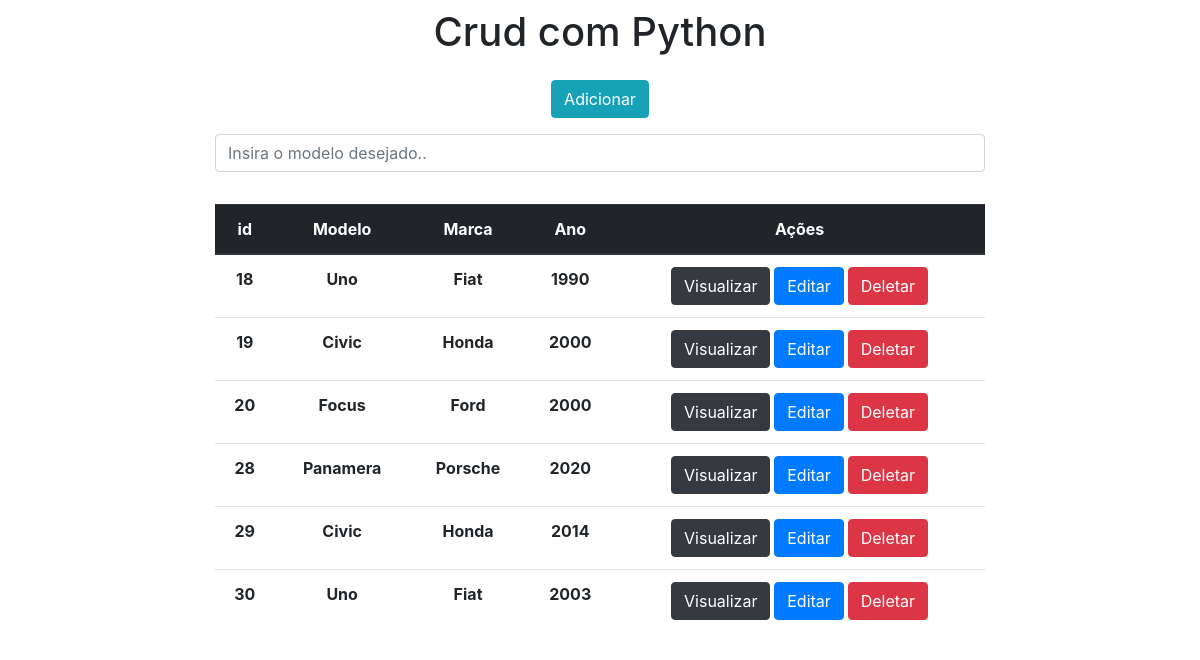
Before: / with the older database file.
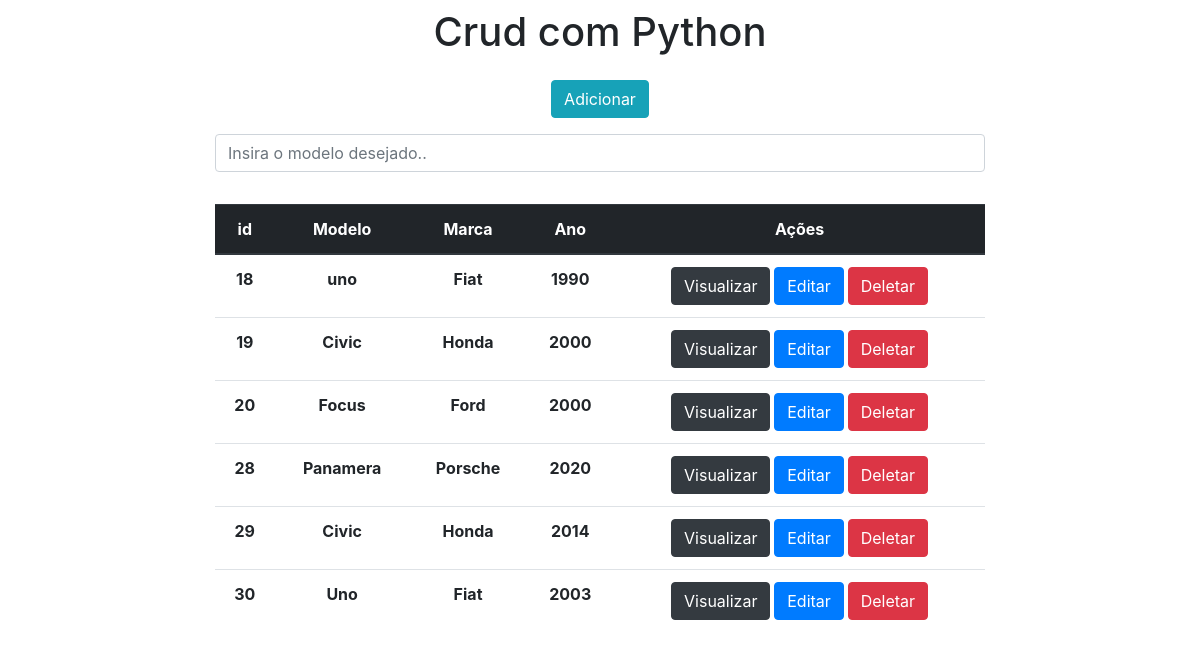
After: the same page with the newer database file.
### books/models.py (models this page shows)
class Carros(models.Model):
    modelo = models.CharField(max_length=150)
    marca = models.CharField(max_length=100)
    ano = models.IntegerField()

### books/views.py (the view)
# urls.py: 2. Add a URL to urlpatterns:  path('', views.home, name='home')
def home(request):
    data = {}
    search = request.GET.get('search')
    if search:
        data['db'] = Carros.objects.filter(modelo__icontains= search)
    else:
        data['db'] = Carros.objects.all()
    return render(request, 'index.html', data)

### books/templates/index.html (shortened to what this page needs)
<!DOCTYPE html>
<html lang="en">
<head>
    <link rel="stylesheet" href="https://stackpath.bootstrapcdn.com/bootstrap/4.1.3/css/bootstrap.min.css">
</head>
<body>
    <div class="col-8 m-auto pt-2 pb-2 text-center">
        <h1>Crud com Python</h1>
    </div>
    <div class="col-8 m-auto pt-2 pb-2 text-center">
        <a href="/form"  class="btn btn-info">Adicionar</a>
    </div>
    <div class="col-8 m-auto pt-2 pb-2 text-center">
      <form method="get">
        <input type="text" id="search" name="search" class="form-control" placeholder="Insira o modelo desejado..">
      </form>
  </div>
    <div class="col-8 m-auto pt-4 pb-2 text-center ">
        <table class="table">
            <thead class="thead-dark">
              <tr>
                <th scope="col">id</th>
                <th scope="col">Modelo</th>
                <th scope="col">Marca</th>
                <th scope="col">Ano</th>
                <th scope="col">Ações</th>
              </tr>
            </thead>
            <tbody>
              {% for dbs in db%}
              <tr>
                <th>{{dbs.id}}</th>
                <th>{{dbs.modelo}}</th>
                <th>{{dbs.marca}}</th>
                <th>{{dbs.ano}}</th>
                <th>
                  <a href="/view/{{dbs.id}}/" class="btn btn-dark">Visualizar</a>
                  <a href="/edit/{{dbs.id}}/" class="btn btn-primary">Editar</a>
                  <a href="/delete/{{dbs.id}}/" class="btn btn-danger btnDel">Deletar</a>
                </th>
              </tr>
              {% endfor%}
            </tbody>
          </table>
    </div>
    {% load static %}
</body>
</html>

Changed rows visible on the page:
changed Carros id 18: modelo "Uno" → "uno"
